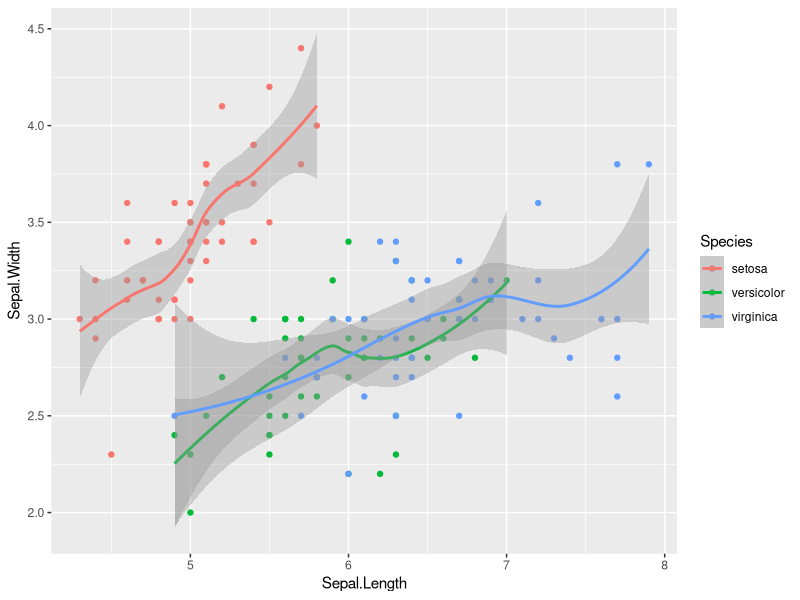
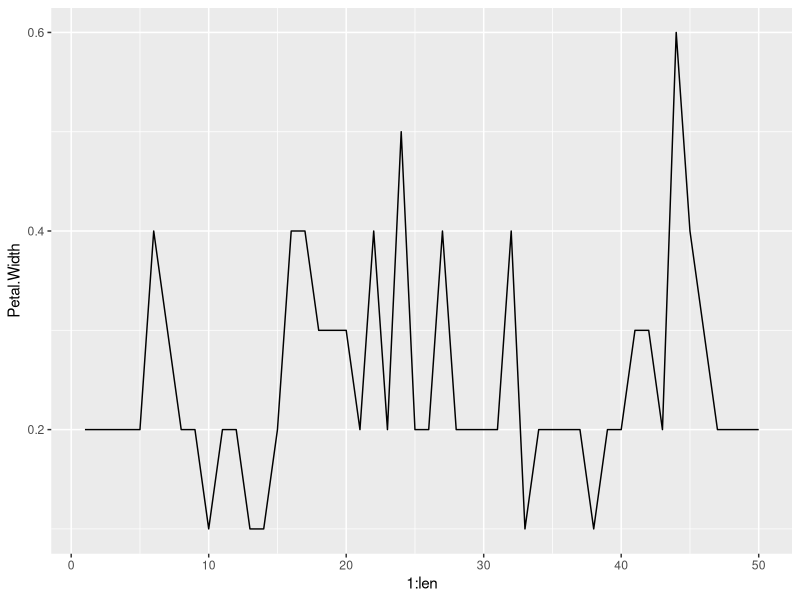
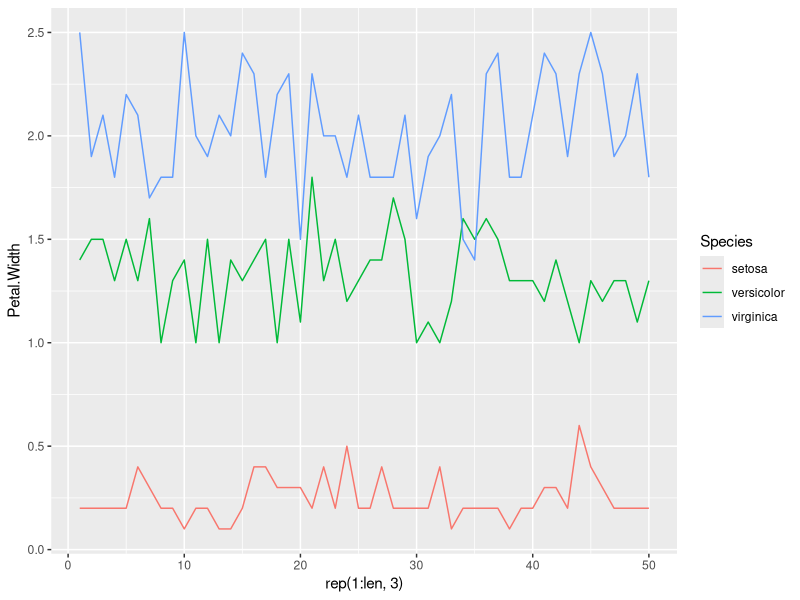
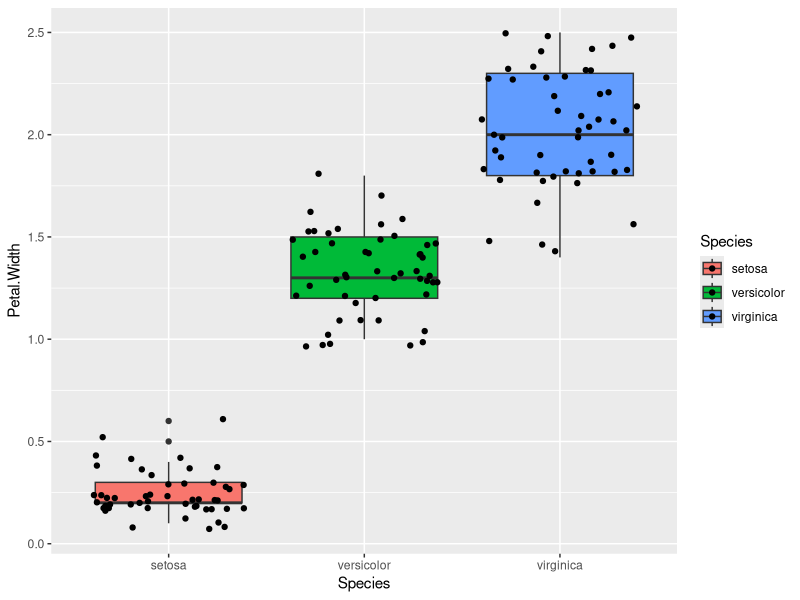

Source code (R) for these figures, in order:
# Template for ggplot2
#ggplot(data = <DATA>, mapping = aes(<MAPPINGS>)) + <GEOM_FUNCTION>()

library(ggplot2)

data('iris')
head(iris)

ggplot(data = iris,
       mapping = aes(x = Sepal.Length,
                     y = Sepal.Width,
                     color = Species)) +
  geom_point() +
  geom_smooth(method = 'loess') #"lm", "glm", "gam", "loess"


#Example 2
aux <- iris$Species ==  'setosa'
aux
len <- sum(aux, na.rm = TRUE)
len
ggplot(data = iris[iris$Species == 'setosa',],
       mapping = aes(x = 1:len,
                     y = Petal.Width)) +
         geom_line()
       
ggplot(data = iris,
       mapping = aes(x = rep(1:len,3),
                     y = Petal.Width,
                     color = Species)) +
  geom_line()


#Example Boxplot
ggplot(data = iris,
       mapping = aes(x = Species,
                     y = Petal.Width,
                     fill = Species)) +
  geom_boxplot() +
  geom_jitter()
